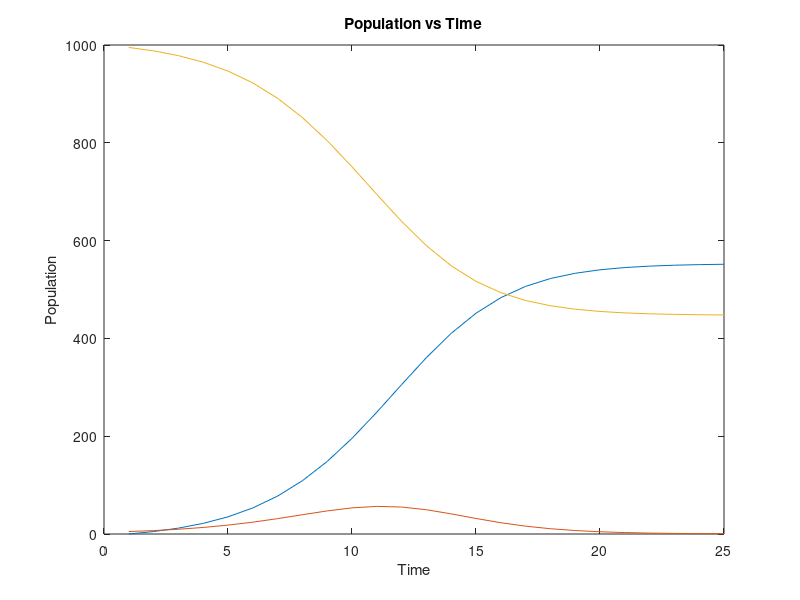

Write MATLAB code to recreate this figure.
% Liam Fruzyna
% MATH 4630
% HW 1 #6
% Lasts 1 week
clear all; close all
format compact

%% Input
N = 25;         % number of weeks
rr = 1.0;       % removal rate
a = 0.001407;   % disease rate
r(1) = 0;       % initial removed people
i(1) = 5;       % initial infected people
s(1) = 995;     % initial susceptible people

%% Calculation
for n = 1:(N-1)
    r(n+1) = r(n) + rr * i(n);
    i(n+1) = i(n) - rr * i(n) + a * i(n) * s(n);
    s(n+1) = s(n) - a * s(n) * i(n);
end
week = 1:N;

%% Output
week = 1:N;
plot(week, r)
xlabel('Time')
ylabel('Population')
title('Population vs Time')
hold on
plot(week, i)
plot(week, s)